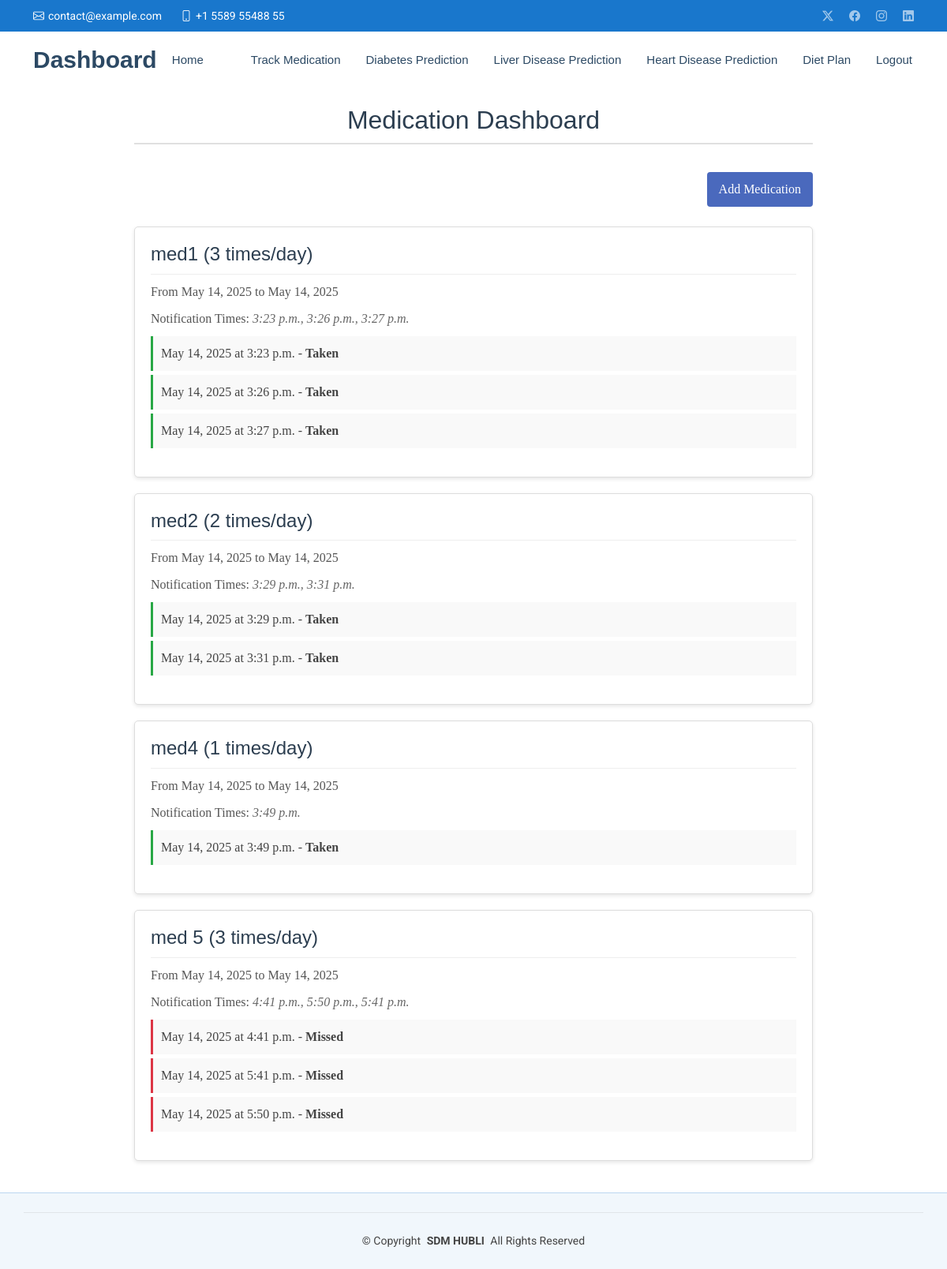
/dashboard/track_medication (signed in), run on the app's committed database.
### predictor/models.py (models this page shows, shortened)
class Medication(models.Model):
    user = models.ForeignKey(
        NewUser, on_delete=models.CASCADE, related_name="medications"
    )
    name = models.CharField(max_length=200)
    times_per_day = models.IntegerField(default=1)
    start_date = models.DateField()
    end_date = models.DateField()

class MedicationTime(models.Model):
    medication = models.ForeignKey(
        Medication, on_delete=models.CASCADE, related_name="times"
    )
    time = models.TimeField()

class MedicationLog(models.Model):
    STATUS_CHOICES = (
        ("taken", "Taken"),
        ("missed", "Missed"),
        ("pending", "Pending"),
    )
    medication = models.ForeignKey(
        Medication, on_delete=models.CASCADE, related_name="logs"
    )
    date = models.DateField()
    time_to_take = models.TimeField()
    status = models.CharField(max_length=10, choices=STATUS_CHOICES, default="pending")
    reminder_sent = models.BooleanField(default=False)  # Add this field

### predictor/views/views.py (the view, shortened to what this page needs)
# urls.py: path('dashboard/track_medication', views.dashboard_track_medication, name='dashboard_track_medication'),
@login_required
def dashboard_track_medication(request):
    user = request.user
    medications = Medication.objects.filter(user=user).prefetch_related(
        'times',
        Prefetch('logs', queryset=MedicationLog.objects.order_by('date', 'time_to_take'))
    )
    now = timezone.localtime()  # Timezone-aware current time
    for log in MedicationLog.objects.filter(status='pending'):
        log_datetime = timezone.make_aware(datetime.combine(log.date, log.time_to_take), timezone.get_current_timezone())
        if now > log_datetime + timedelta(hours=2):
            log.status = 'missed'
            log.save()
    today = now.date()
    return render(request, 'dashboardfiles/track_medication.html', {'medications': medications})

### predictor/context_processors.py (called while the page is built, shortened)
def medication_notifications(request):
    if not request.user.is_authenticated:
        return {'notifications': []}
    user = request.user
    now = timezone.localtime()  # Current time (timezone-aware)
    upcoming_notifications = []
    return {'notifications': upcoming_notifications}

### predictor/templates/dashboardfiles/track_medication.html (shortened to what this page needs)
{% extends "dashboardfiles/dashboard.html" %}
{% block content %}
<div class="medication-container">
    <h2 class="page-title">Medication Dashboard</h2>
    <div class="add-button-container">
        <button id="openMedicationFormBtn" class="btn btn-primary">Add Medication</button>
    </div>
    {% for med in medications %}
        <div class="medication-card">
            <h3 class="medication-title">{{ med.name }} ({{ med.times_per_day }} times/day)</h3>
            <p class="medication-info">From {{ med.start_date }} to {{ med.end_date }}</p>
            <p class="medication-info">
                Notification Times:
                <span class="times-list">
                {% for t in med.times.all %}
                    {{ t.time }}{% if not forloop.last %}, {% endif %}
                {% endfor %}
                </span>
            </p>
            <ul class="logs-list">
            {% for log in med.logs.all %}
                <li class="log-item log-{{ log.status }}">
                    {{ log.date }} at {{ log.time_to_take }} - <strong>{{ log.status|title }}</strong>
                </li>
            {% endfor %}
            </ul>
        </div>
    {% empty %}
        <div class="medication-card">
            <p class="medication-info">No medications found. Add your first medication using the button above.</p>
        </div>
    {% endfor %}
</div>
{% endblock %}

### static/css/main.css (style rules this page uses)
:root { --default-font: "Roboto", system-ui, -apple-system, "Segoe UI", Roboto, "Helvetica Neue", Arial, "Noto Sans", "Liberation Sans", sans-serif, "Apple Color Emoji", "Segoe UI Emoji", "Segoe UI Symbol", "Noto Color Emoji"; --heading-font: "Poppins", sans-serif; --nav-font: "Raleway", sans-serif; }
:root { --background-color: #ffffff; --default-color: #444444; --heading-color: #2c4964; --accent-color: #1977cc; --surface-color: #ffffff; --contrast-color: #ffffff; }
:root { --nav-color: #2c4964; --nav-hover-color: #1977cc; --nav-mobile-background-color: #ffffff; --nav-dropdown-background-color: #ffffff; --nav-dropdown-color: #2c4964; --nav-dropdown-hover-color: #1977cc; }
:root { scroll-behavior: smooth; }
body { color: var(--default-color); background-color: var(--background-color); font-family: var(--default-font); }
h1, h2, h3, h4, h5, h6 { color: var(--heading-color); font-family: var(--heading-font); }
.page-title { color: var(--default-color); background-color: var(--background-color); position: relative; }

### predictor/templates/dashboardfiles/track_medication.html (style rules this page uses)
.medication-container { max-width: 900px; margin: 0 auto; padding: 20px; font-family: 'Georgia', serif; }
.page-title { color: #2c3e50; text-align: center; margin-bottom: 30px; font-size: 32px; border-bottom: 2px solid #e0e0e0; padding-bottom: 10px; }
.add-button-container { text-align: right; margin-bottom: 20px; }
.btn { display: inline-block; padding: 10px 15px; font-size: 16px; cursor: pointer; text-align: center; text-decoration: none; border-radius: 4px; border: none; margin: 5px 0; transition: background 0.3s; }
.btn-primary { color: white; background-color: #4a69bd; }
.medication-card { background-color: white; border: 1px solid #ddd; border-radius: 5px; padding: 20px; margin-bottom: 20px; box-shadow: 0 2px 5px rgba(0,0,0,0.1); }
.medication-title { font-size: 24px; color: #2c3e50; margin-bottom: 10px; border-bottom: 1px solid #eee; padding-bottom: 10px; }
.medication-info { margin-bottom: 10px; color: #555; }
.times-list { color: #666; font-style: italic; }
.logs-list { list-style-type: none; padding-left: 0; }
.log-item { padding: 10px; margin-bottom: 5px; border-left: 3px solid #ddd; background-color: #f9f9f9; }
.log-taken { border-left-color: #28a745; }
.log-missed { border-left-color: #dc3545; }

### data on the page
Medication: name "med1", times_per_day "3", start_date "May 14, 2025", end_date "May 14, 2025"
MedicationTime: time "3:23 p.m."
MedicationTime: time "3:26 p.m."
MedicationTime: time "3:27 p.m."
MedicationLog: date "May 14, 2025", time_to_take "3:23 p.m.", status "Taken"
MedicationLog: date "May 14, 2025", time_to_take "3:26 p.m.", status "Taken"
MedicationLog: date "May 14, 2025", time_to_take "3:27 p.m.", status "Taken"
Medication: name "med2", times_per_day "2", start_date "May 14, 2025", end_date "May 14, 2025"
MedicationTime: time "3:29 p.m."
MedicationTime: time "3:31 p.m."
MedicationLog: date "May 14, 2025", time_to_take "3:29 p.m.", status "Taken"
MedicationLog: date "May 14, 2025", time_to_take "3:31 p.m.", status "Taken"
Medication: name "med4", times_per_day "1", start_date "May 14, 2025", end_date "May 14, 2025"
MedicationTime: time "3:49 p.m."
MedicationLog: date "May 14, 2025", time_to_take "3:49 p.m.", status "Taken"
Medication: name "med 5", times_per_day "3", start_date "May 14, 2025", end_date "May 14, 2025"
MedicationTime: time "4:41 p.m."
MedicationTime: time "5:50 p.m."
MedicationTime: time "5:41 p.m."
MedicationLog: date "May 14, 2025", time_to_take "4:41 p.m.", status "Missed"
MedicationLog: date "May 14, 2025", time_to_take "5:41 p.m.", status "Missed"
MedicationLog: date "May 14, 2025", time_to_take "5:50 p.m.", status "Missed"
